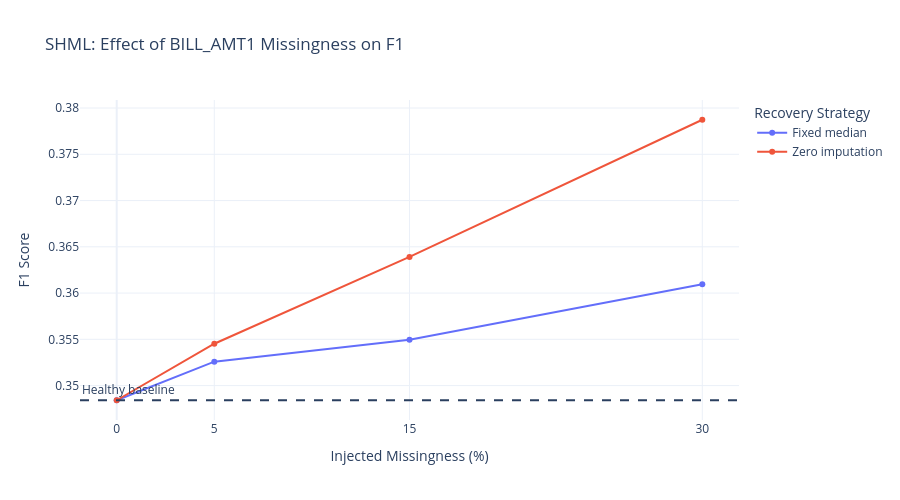

Write notebook code for a chart like this one.
### Code cell
import plotly.graph_objects as go

f1_table = final_test.pivot(
    index="missingness",
    columns="strategy",
    values="f1"
).sort_index()

healthy_f1 = final_test.loc[
    final_test["missingness"] == 0,
    "f1"
].iloc[0]

fig = go.Figure()

for strategy in f1_table.columns:
    fig.add_trace(
        go.Scatter(
            x=f1_table.index * 100,
            y=f1_table[strategy],
            mode="lines+markers",
            name=strategy,
            hovertemplate=(
                "Missingness: %{x:.0f}%<br>"
                "F1: %{y:.6f}"
                "<extra>" + strategy + "</extra>"
            )
        )
    )

fig.add_hline(
    y=healthy_f1,
    line_dash="dash",
    annotation_text="Healthy baseline",
    annotation_position="top left"
)

fig.update_layout(
    title="SHML: Effect of BILL_AMT1 Missingness on F1",
    xaxis_title="Injected Missingness (%)",
    yaxis_title="F1 Score",
    xaxis=dict(tickvals=[0, 5, 15, 30]),
    template="plotly_white",
    hovermode="x unified",
    height=500,
    legend_title="Recovery Strategy"
)

fig.show()

### Figure 1 — Plotly figure (JSON) as saved in the notebook; plotly's stock layout.template omitted (floating-point values rounded to 4 significant figures)
{"data": [{"hovertemplate": "Missingness: %{x:.0f}%<br>F1: %{y:.6f}<extra>Fixed median</extra>", "mode": "lines+markers", "name": "Fixed median", "type": "scatter", "x": [0.0, 5.0, 15.0, 30.0], "y": [0.3484, 0.3526, 0.355, 0.3609]}, {"hovertemplate": "Missingness: %{x:.0f}%<br>F1: %{y:.6f}<extra>Zero imputation</extra>", "mode": "lines+markers", "name": "Zero imputation", "type": "scatter", "x": [0.0, 5.0, 15.0, 30.0], "y": [0.3484, 0.3545, 0.3639, 0.3787]}], "layout": {"annotations": [{"showarrow": false, "text": "Healthy baseline", "x": 0, "xanchor": "left", "xref": "x domain", "y": 0.3484, "yanchor": "bottom", "yref": "y"}], "height": 500, "hovermode": "x unified", "legend": {"title": {"text": "Recovery Strategy"}}, "shapes": [{"line": {"dash": "dash"}, "type": "line", "x0": 0, "x1": 1, "xref": "x domain", "y0": 0.3484, "y1": 0.3484, "yref": "y"}], "title": {"text": "SHML: Effect of BILL_AMT1 Missingness on F1"}, "xaxis": {"tickvals": [0, 5, 15, 30], "title": {"text": "Injected Missingness (%)"}}, "yaxis": {"title": {"text": "F1 Score"}}}}
